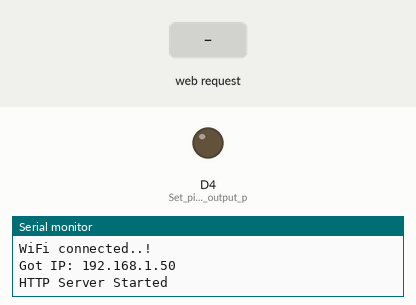
Recording of a sketch running on a simulated ESP8266 (NodeMCU). On the bench: output pins drawn as LEDs (lit = HIGH), the last lines printed to the serial monitor. Inputs (shaded band) come from the test bench. WiFi joins after 1.5 s; servers stay silent unless stated.

Above: at 3.3 s.
3.4 s: HTTP request GET /ledon received
At 4.6 s:
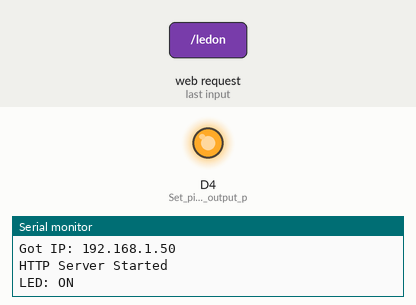
4.9 s: HTTP request GET / received
At 6.0 s:
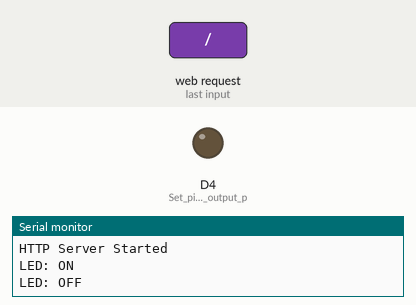
Timing chart, 0 to 7.9 s (numbered marks = the images above; inputs shaded):
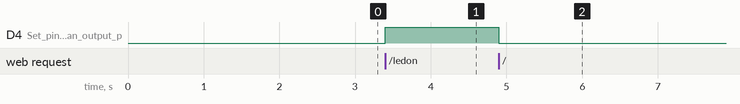

The sketch:

nodeMCU-server.ino
```cpp
#include <ESP8266WiFi.h>
#include <ESP8266WebServer.h>

const char* ssid = "wifi-name";   // Enter SSID here
const char* password = "password"; // Enter Password here

ESP8266WebServer server(80);
bool LEDstatus = LOW;

void setup() {
  Serial.begin(9600); // Initialize serial communication with baud rate 9600
  delay(100);
  pinMode(D4, OUTPUT); // Set pin D4 as an output pin for controlling the LED

  Serial.println("Connecting to ");
  Serial.println(ssid);

  // Connect to your local Wi-Fi network
  WiFi.begin(ssid, password);

  // Check if NodeMCU is connected to Wi-Fi network
  while (WiFi.status() != WL_CONNECTED) {
    delay(1000);
    Serial.print(".");
  }
  Serial.println("");
  Serial.println("WiFi connected..!");
  Serial.print("Got IP: ");
  Serial.println(WiFi.localIP());

  // Define HTTP request handlers
  server.on("/", handle_OnConnect);  // Handle root URL
  server.on("/ledon", handle_ledon);  // Handle LED ON request
  server.on("/ledoff", handle_ledoff);  // Handle LED OFF request
  server.onNotFound(handle_NotFound);  // Handle 404 Not Found errors

  server.begin(); // Start the HTTP server
  Serial.println("HTTP Server Started");
}

void loop() {
  server.handleClient(); // Handle incoming client requests

  // Control the LED based on its status (ON or OFF)
  if(LEDstatus) {
    digitalWrite(D4, HIGH); // Turn LED ON
  } else {
    digitalWrite(D4, LOW);  // Turn LED OFF
  }
}

// Handler for the root URL ("/")
void handle_OnConnect() {
  LEDstatus = LOW;
  Serial.println("LED: OFF");
  server.send(200, "text/html", updateWebpage(LEDstatus)); // Send HTML response to client
}

// Handler for LED ON request ("/ledon")
void handle_ledon() {
  LEDstatus = HIGH;
  Serial.println("LED: ON");
  server.send(200, "text/html", updateWebpage(LEDstatus)); // Send HTML response to client
}

// Handler for LED OFF request ("/ledoff")
void handle_ledoff() {
  LEDstatus = LOW;
  Serial.println("LED: OFF");
  server.send(200, "text/html", updateWebpage(LEDstatus)); // Send HTML response to client
}

// Handler for 404 Not Found errors
void handle_NotFound() {
  server.send(404, "text/plain", "Not found"); // Send plain text response for 404 errors
}

// Generate the HTML webpage based on LED status
String updateWebpage(uint8_t LEDstatus) {
  String ptr = "<!DOCTYPE html> <html>\n";
  ptr +="<head><meta name=\"viewport\" content=\"width=device-width, initial-scale=1.0, user-scalable=no\">\n";
  ptr +="<title>LED Control</title>\n";
  ptr +="<style>html {font-family: Helvetica; display: inline-block; margin: 0px auto; text-align: center;}\n";
  ptr +="body{margin-top: 50px;} h1 {color: #444444;margin: 50px auto 30px;} h3 {color: #444444;margin-bottom: 50px;}\n";
  ptr +=".button {display: block;width: 80px;background-color: #1abc9c;border: none;color: white;padding: 13px 30px;text-decoration: none;font-size: 25px;margin: 0px auto 35px;cursor: pointer;border-radius: 4px;}\n";
  ptr +=".button-on {background-color: #3498db;}\n";
  ptr +=".button-on:active {background-color: #3498db;}\n";
  ptr +=".button-off {background-color: #34495e;}\n";
  ptr +=".button-off:active {background-color: #2c3e50;}\n";
  ptr +="p {font-size: 14px;color: #888;margin-bottom: 10px;}\n";
  ptr +="</style>\n";
  ptr +="</head>\n";
  ptr +="<body>\n";
  ptr +="<h1>ESP8266 Web Server</h1>\n";
  ptr +="<h3>Station(STA) Mode</h3>\n";

  // Display appropriate message and button based on LED status
  if(LEDstatus) {
    ptr +="<p>BLUE LED: ON</p><a class=\"button button-off\" href=\"/ledoff\">OFF</a>\n";
  } else {
    ptr +="<p>BLUE LED: OFF</p><a class=\"button button-on\" href=\"/ledon\">ON</a>\n";
  }

  ptr +="</body>\n";
  ptr +="</html>\n";
  return ptr; // Return the generated HTML content
}
```

Measured:
- after the input at 3.4 s, D4 (Set_pin_D4_as_an_output_p): LOW → HIGH at once
- after the input at 4.9 s, D4 (Set_pin_D4_as_an_output_p): HIGH → LOW at once
